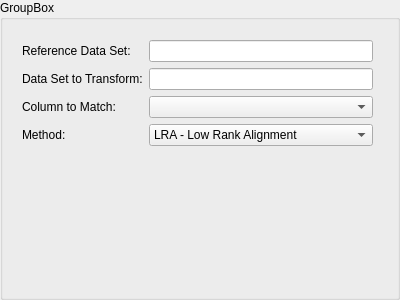
<?xml version="1.0" encoding="UTF-8"?>
<ui version="4.0">
 <class>CalTran</class>
 <widget class="QGroupBox" name="CalTran">
  <property name="geometry">
   <rect>
    <x>0</x>
    <y>0</y>
    <width>400</width>
    <height>300</height>
   </rect>
  </property>
  <property name="windowTitle">
   <string>Calibration Transfer</string>
  </property>
  <property name="title">
   <string>GroupBox</string>
  </property>
  <widget class="QWidget" name="formLayoutWidget">
   <property name="geometry">
    <rect>
     <x>22</x>
     <y>40</y>
     <width>351</width>
     <height>111</height>
    </rect>
   </property>
   <layout class="QFormLayout" name="formLayout">
    <item row="0" column="0">
     <widget class="QLabel" name="CalTran_dataSetRefLabel">
      <property name="text">
       <string>Reference Data Set:</string>
      </property>
     </widget>
    </item>
    <item row="0" column="1">
     <widget class="QLineEdit" name="CalTran_dataSetRefLineEdit"/>
    </item>
    <item row="1" column="0">
     <widget class="QLabel" name="CalTran_dataSetTransformLabel">
      <property name="text">
       <string>Data Set to Transform:</string>
      </property>
     </widget>
    </item>
    <item row="1" column="1">
     <widget class="QLineEdit" name="CalTran_dataSetTransformLineEdit"/>
    </item>
    <item row="2" column="0">
     <widget class="QLabel" name="CalTran_columnToMatchLabel">
      <property name="text">
       <string>Column to Match:</string>
      </property>
     </widget>
    </item>
    <item row="2" column="1">
     <widget class="QComboBox" name="CalTran_columnToMatchComboBox"/>
    </item>
    <item row="3" column="0">
     <widget class="QLabel" name="methodLabel">
      <property name="text">
       <string>Method:</string>
      </property>
     </widget>
    </item>
    <item row="3" column="1">
     <widget class="QComboBox" name="methodComboBox">
      <item>
       <property name="text">
        <string>LRA - Low Rank Alignment</string>
       </property>
      </item>
      <item>
       <property name="text">
        <string>PDS - Piecewise Direct Standardization</string>
       </property>
      </item>
     </widget>
    </item>
   </layout>
  </widget>
 </widget>
 <resources/>
 <connections/>
</ui>
